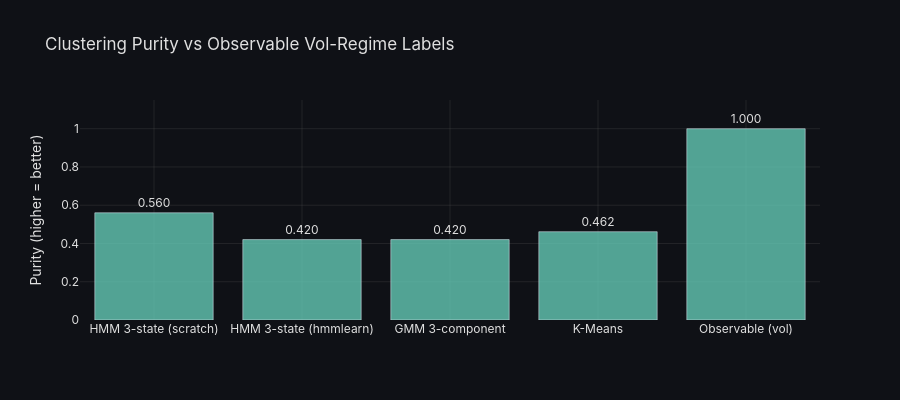

The code cell stored with this chart in its notebook:
### Markdown cell above
## 6. Purity vs Observable Regimes

### Code cell
purity_vals = [regime_purity(lab, labels_obs) for lab in all_labels.values()]
model_names = list(all_labels.keys())

fig = go.Figure(go.Bar(
    x=model_names, y=purity_vals,
    marker_color="rgba(99,200,180,0.8)",
    text=[f"{v:.3f}" for v in purity_vals],
    textposition="outside",
))
fig.update_layout(title="Clustering Purity vs Observable Vol-Regime Labels",
                  yaxis_title="Purity (higher = better)", yaxis_range=[0, 1.15],
                  height=400, **_DARK_LAYOUT)
fig.show()

### Figure 1 — Plotly figure (JSON) as saved in the notebook; plotly's stock layout.template omitted (floating-point values rounded to 4 significant figures)
{"data": [{"marker": {"color": "rgba(99,200,180,0.8)"}, "text": ["0.560", "0.420", "0.420", "0.462", "1.000"], "textposition": "outside", "type": "bar", "x": ["HMM 3-state (scratch)", "HMM 3-state (hmmlearn)", "GMM 3-component", "K-Means", "Observable (vol)"], "y": [0.5604, 0.4203, 0.4203, 0.4615, 1]}], "layout": {"font": {"color": "#e0e0e0", "family": "Inter, Arial, sans-serif"}, "height": 400, "legend": {"bgcolor": "rgba(30,30,40,0.8)", "bordercolor": "rgba(80,80,80,0.5)", "borderwidth": 1}, "paper_bgcolor": "rgba(15,17,22,1)", "plot_bgcolor": "rgba(15,17,22,1)", "title": {"text": "Clustering Purity vs Observable Vol-Regime Labels"}, "xaxis": {"gridcolor": "rgba(80,80,80,0.3)", "showgrid": true, "zeroline": false}, "yaxis": {"gridcolor": "rgba(80,80,80,0.3)", "range": [0, 1.15], "showgrid": true, "title": {"text": "Purity (higher = better)"}, "zeroline": false}}}
